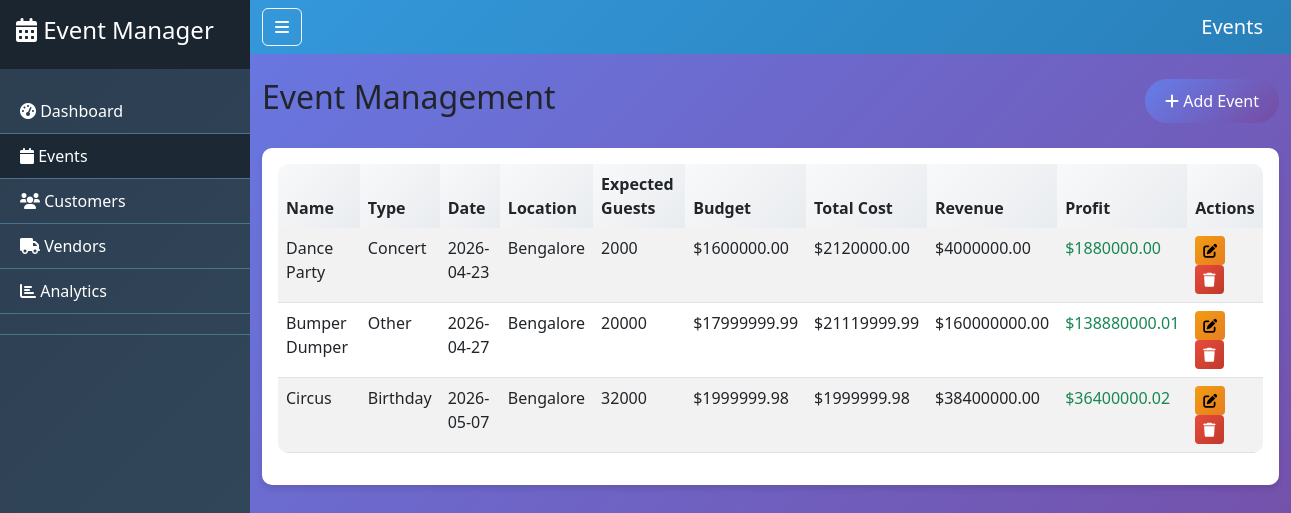
The app's page /events with its own data.
### tables this page shows
CREATE TABLE events (
    id INTEGER PRIMARY KEY AUTOINCREMENT,
    name TEXT NOT NULL,
    type TEXT NOT NULL,
    date TEXT NOT NULL,
    location TEXT NOT NULL,
    budget REAL NOT NULL,
    expected_guests INTEGER NOT NULL,
    ticket_price REAL DEFAULT 0
);

### Event_Management_System/app.py (the view)
@app.route('/events')
def events():
    db = get_db()
    events_list = db.execute('SELECT * FROM events').fetchall()
    events_with_calcs = []
    for event in events_list:
        cost = get_event_cost(event['id'])
        revenue = get_event_revenue(event['id'])
        profit = revenue - cost
        events_with_calcs.append({
            'id': event['id'],
            'name': event['name'],
            'type': event['type'],
            'date': event['date'],
            'location': event['location'],
            'budget': event['budget'],
            'expected_guests': event['expected_guests'],
            'ticket_price': event['ticket_price'],
            'total_cost': cost,
            'revenue': revenue,
            'profit': profit
        })
    return render_template('events.html', events=events_with_calcs)

### Event_Management_System/app.py (called while the page is built)
def get_db():
    db = getattr(g, '_database', None)
    if db is None:
        db = g._database = sqlite3.connect(DATABASE)
        db.row_factory = sqlite3.Row
    return db

@app.teardown_appcontext
def close_connection(exception):
    db = getattr(g, '_database', None)
    if db is not None:
        db.close()

def get_event_cost(event_id):
    db = get_db()
    vendor_cost = db.execute('SELECT SUM(cost) FROM vendors WHERE event_id = ?', (event_id,)).fetchone()[0] or 0
    event = db.execute('SELECT budget FROM events WHERE id = ?', (event_id,)).fetchone()
    return event['budget'] + vendor_cost if event else 0

def get_event_revenue(event_id):
    db = get_db()
    event = db.execute('SELECT expected_guests, ticket_price FROM events WHERE id = ?', (event_id,)).fetchone()
    return event['expected_guests'] * event['ticket_price'] if event else 0

### Event_Management_System/templates/events.html (shortened to what this page needs)
{% extends "base.html" %}
{% block page_title %}Events{% endblock %}
{% block content %}
<div class="d-flex justify-content-between align-items-center mb-4">
    <h2>Event Management</h2>
    <a href="{{ url_for('add_event') }}" class="btn btn-primary"><i class="fas fa-plus"></i> Add Event</a>
</div>
<div class="card">
    <div class="card-body">
        <div class="table-responsive">
            <table class="table table-striped">
                <thead>
                    <tr>
                        <th>Name</th>
                        <th>Type</th>
                        <th>Date</th>
                        <th>Location</th>
                        <th>Expected Guests</th>
                        <th>Budget</th>
                        <th>Total Cost</th>
                        <th>Revenue</th>
                        <th>Profit</th>
                        <th>Actions</th>
                    </tr>
                </thead>
                <tbody>
                    {% for event in events %}
                    <tr>
                        <td>{{ event.name }}</td>
                        <td>{{ event.type }}</td>
                        <td>{{ event.date }}</td>
                        <td>{{ event.location }}</td>
                        <td>{{ event.expected_guests }}</td>
                        <td>${{ "%.2f"|format(event.budget) }}</td>
                        <td>${{ "%.2f"|format(event.total_cost) }}</td>
                        <td>${{ "%.2f"|format(event.revenue) }}</td>
                        <td class="{{ 'text-success' if event.profit > 0 else 'text-danger' }}">
                            ${{ "%.2f"|format(event.profit) }}
                        </td>
                        <td>
                            <a href="{{ url_for('edit_event', event_id=event.id) }}" class="btn btn-sm btn-warning"><i class="fas fa-edit"></i></a>
                            <a href="{{ url_for('delete_event', event_id=event.id) }}" class="btn btn-sm btn-danger" onclick="return confirm('Are you sure?')"><i class="fas fa-trash"></i></a>
                        </td>
                    </tr>
                    {% endfor %}
                </tbody>
            </table>
        </div>
    </div>
</div>
{% endblock %}

### Event_Management_System/static/style.css (style rules this page uses)
body { background: linear-gradient(135deg, #667eea 0%, #764ba2 100%); min-height: 100vh; font-family: 'Segoe UI', Tahoma, Geneva, Verdana, sans-serif; }
.card { border: none; border-radius: 10px; box-shadow: 0 4px 6px rgba(0, 0, 0, 0.1); transition: transform 0.2s; }
.btn-primary { background: linear-gradient(135deg, #667eea 0%, #764ba2 100%); border: none; border-radius: 25px; padding: 10px 20px; }
.btn-warning { background: linear-gradient(135deg, #f39c12 0%, #e67e22 100%); border: none; }
.btn-danger { background: linear-gradient(135deg, #e74c3c 0%, #c0392b 100%); border: none; }
.table { border-radius: 10px; overflow: hidden; }
.table thead th { background: linear-gradient(135deg, #f8f9fa 0%, #e9ecef 100%); border: none; }

### records on screen
events: name "Dance Party", type "Concert", date "2026-04-23", location "Bengalore", expected_guests "2000", budget "1600000.00", total_cost "2120000.00", revenue "4000000.00", profit "1880000.00"
events: name "Bumper Dumper", type "Other", date "2026-04-27", location "Bengalore", expected_guests "20000", budget "17999999.99", total_cost "21119999.99", revenue "160000000.00", profit "138880000.01"
events: name "Circus", type "Birthday", date "2026-05-07", location "Bengalore", expected_guests "32000", budget "1999999.98", total_cost "1999999.98", revenue "38400000.00", profit "36400000.02"
